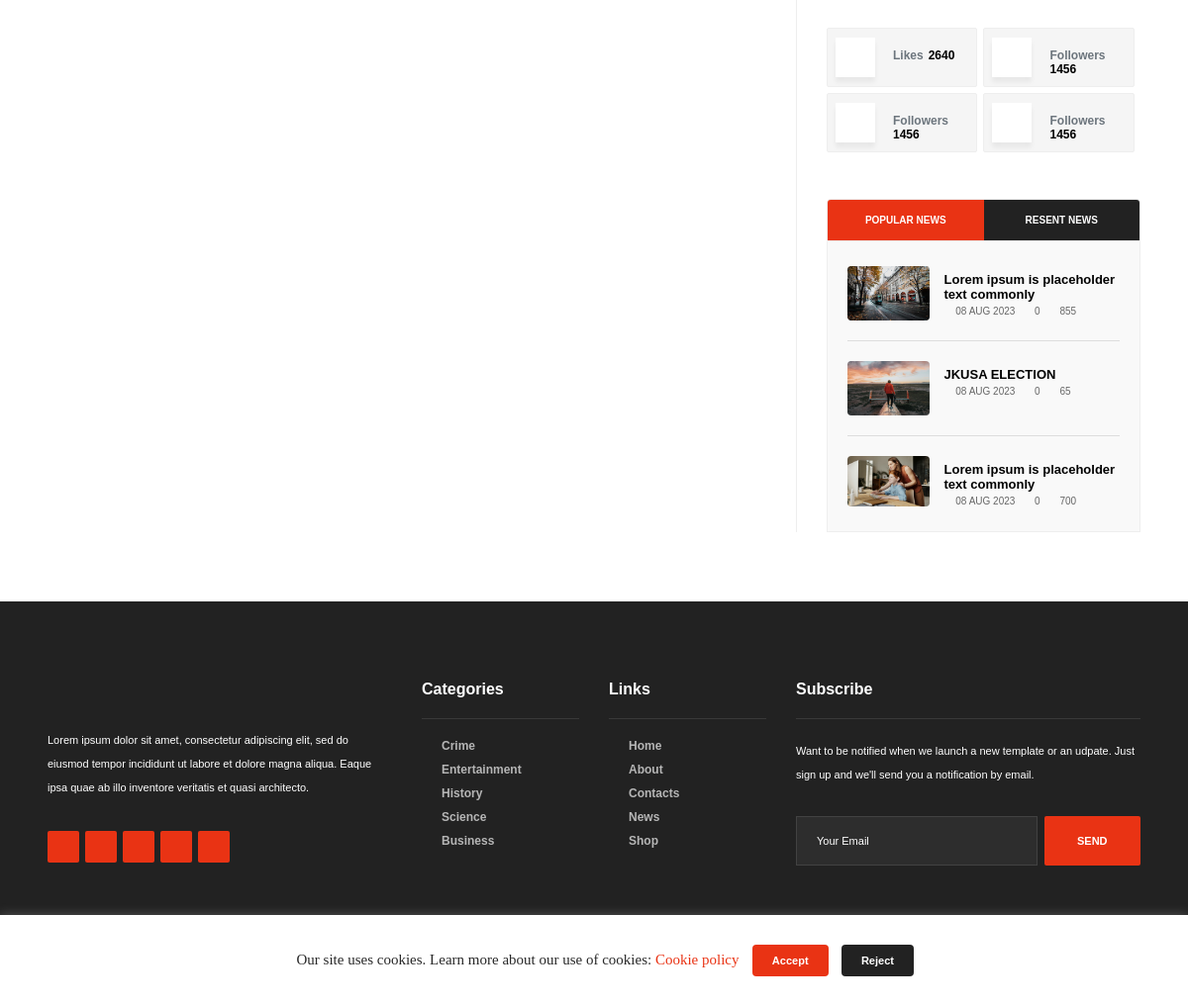
/category/sports/3/JECKONIA-ehwrh5re/ (lower part), run on an earlier commit of the app's database.
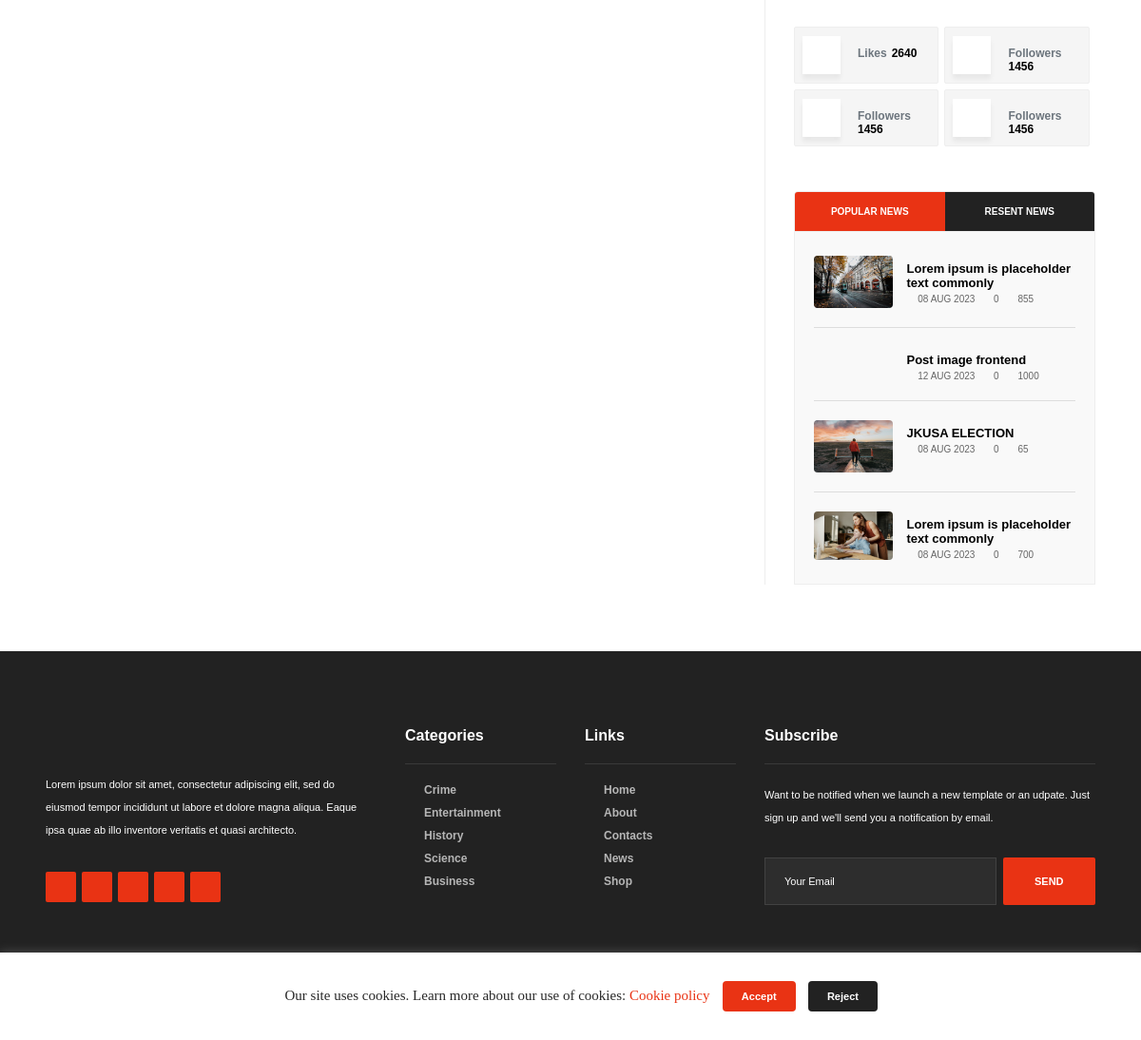
And on a later commit of the database.
### posts/models.py (models this page shows, shortened)
class Post(models.Model):
    writer = models.ForeignKey(
        Profile,
        on_delete=models.SET_NULL,
        blank=True,
        null=True,
        related_name="post_author",
    )
    topic = models.ForeignKey(
        Topic,
        on_delete=models.CASCADE,
        related_name="topic_posts",
    )
    title = models.CharField(max_length=100)
    is_editors_choice = models.BooleanField(default=False)
    slug = models.SlugField(max_length=100, blank=True, null=True)
    tags = models.ManyToManyField(Tag, related_name="post_tags", blank=True)
    content = RichTextField(config_name="default")
    createdAt = models.DateTimeField(auto_now_add=True)
    updatedAt = models.DateTimeField(auto_now=True)
    summary = models.TextField(
        max_length=300, blank=True, null=True, help_text="summary of the blog post"
    )
    image = models.ImageField(upload_to="posts/")
    views = models.IntegerField(default=1)
    bg_image = models.ImageField(upload_to="bg_posts/", blank=True, null=True)
    is_approved = models.BooleanField(default=False)
    objects = PostManger()
    @property
    def comments(self):
        return self.get_comments().count()
    class Meta:
        get_latest_by = "createdAt"
    def get_absolute_url(self, **kwargs):
        return reverse("posts:post_detail", kwargs={"pk": self.pk, "slug": self.slug})
    def get_comments(self):
        return self.post_comments.all()

### category/models.py (models this page shows, shortened)
class Category(models.Model):
    name = models.CharField(max_length=100, unique=True)
    slug = models.SlugField(max_length=100, blank=True, null=True)
    image = models.ImageField(upload_to="category/")
    class Meta:
        verbose_name = "Category"
        verbose_name= "Category"

### category/views.py (the view)
# urls.py: path("<category_slug>/<pk>/<sub_category_slug>/", views.SubCategoryListView.as_view(), name="sub_category_detail")
class SubCategoryListView(generic.TemplateView):
    template_name = "pages/category.html"
    posts = Post
    queryset = SubCategory
    def get_object(self,**kwargs):
        return self.queryset.objects.get(category__name__icontains=kwargs.get("category_slug"),id=kwargs.get("pk"))
    def get_related_posts(self,**kwargs):
        return self.posts.objects.filter(topic__sub_category__name__icontains=self.get_object(**kwargs).name).all()
    def get_context_data(self, **kwargs):
        context = super(SubCategoryListView, self).get_context_data(**kwargs)
        context['sub'] = self.get_object(**kwargs)
        context['posts'] = self.get_related_posts(**kwargs).order_by("?").order_by("-createdAt")[:10]
        return context

### templates/pages/category.html (shortened to what this page needs)
{% extends "base.html" %} {% load static %}
{% block content %}
<section>
    <div class="container">
        <div class="row">
            {% include  "shared/posts/posts_right.html" %}
        </div>
    </div>
</section>
{% endblock content %}

### templates/base.html (shortened to what this page needs)
<!DOCTYPE html>
{% load static %}
<html lang="en">
  <head>
    <link
      type="text/css"
      rel="stylesheet"
      href="{% static 'css/plugins.css' %}"
    />
    <link
      type="text/css"
      rel="stylesheet"
      href="{% static 'css/style.css' %}"
    />
    <link
      type="text/css"
      rel="stylesheet"
      href="{% static 'css/color.css' %}"
    />
  </head>
  <body>
    <div id="main">
      <div id="wrapper">
        <div class="content">
        {% block content %} {% endblock content %}
      </div>
        {% include "common/footer.html" %}
      </div>
      <div class="cookie-info-bar">
        <div class="container">
          <div class="cookie-info-bar_title">
            <i class="fal fa-cookie"></i>Our site uses cookies. Learn more about
            our use of cookies: <a href="#">Cookie policy</a>
          </div>
          <a href="#" class="sicb_btn color-bg">Accept</a>
          <a href="#" class="sicb_btn">Reject</a>
        </div>
      </div>
    </div>
  </body>
</html>

### templates/common/header.html (shortened to what this page needs)
{% load static %}

### templates/pages/sections/sub_category.html (shortened to what this page needs)
{% load static  %}

### templates/shared/posts/posts_right.html (shortened to what this page needs)
{% load static %}
<div class="col-md-4">
    <div class="sidebar-content fl-wrap fixed-bar">
        <div class="box-widget fl-wrap">
            <div class="box-widget-content">
                <div class="social-widget">
                    <a href="#" target="_blank" class="facebook-soc">
                    <i class="fab fa-facebook-f"></i>
                    <span class="soc-widget-title">Likes</span>
                    <span class="soc-widget_counter">2640</span>
                    </a>
                    <a href="#" target="_blank" class="twitter-soc">
                    <i class="fab fa-twitter"></i>
                    <span class="soc-widget-title">Followers</span>
                    <span class="soc-widget_counter">1456</span>
                    </a>
                    <a href="#" target="_blank" class="youtube-soc">
                    <i class="fab fa-youtube"></i>
                    <span class="soc-widget-title">Followers</span>
                    <span class="soc-widget_counter">1456</span>
                    </a>
                    <a href="#" target="_blank" class="instagram-soc">
                    <i class="fab fa-instagram"></i>
                    <span class="soc-widget-title">Followers</span>
                    <span class="soc-widget_counter">1456</span>
                    </a>
                </div>
            </div>
        </div>
        <div class="box-widget fl-wrap">
            <div class="box-widget-content">
                <div class="content-tabs-wrap tabs-act tabs-widget fl-wrap">
                    <div class="content-tabs fl-wrap">
                        <ul class="tabs-menu fl-wrap no-list-style">
                            <li class="current"><a href="#tab-popular"> Popular News </a></li>
                            <li><a href="#tab-resent">Resent News</a></li>
                        </ul>
                    </div>
                    <div class="tabs-container">
                        <div class="tab">
                            {% if popular %}
                            <div id="tab-popular" class="tab-content first-tab">
                                <div class="post-widget-container fl-wrap">
                                    {% for post in popular %}
                                    <div class="post-widget-item fl-wrap">
                                        <div class="post-widget-item-media">
                                            <a href="{{post.get_absolute_url}}"><img src="{{post.image.url}}"  alt=""></a>
                                        </div>
                                        <div class="post-widget-item-content">
                                            <h4><a href="{{post.get_absolute_url}}">{{post.title|truncatewords:"10"}}</a></h4>
                                            <ul class="pwic_opt">
                                                <li><span><i class="far fa-clock"></i>{{post.createdAt|date:"d M Y"}}</span></li>
                                                <li><span><i class="far fa-comments-alt"></i>{{post.comments}}</span></li>
                                                <li><span><i class="fal fa-eye"></i>{{post.views}}</span></li>
                                            </ul>
                                        </div>
                                    </div>
                                    {% endfor %}
                                </div>
                            </div>
                            {% endif %}
                        </div>
                    </div>
                </div>
            </div>
        </div>
    </div>
</div>

### templates/common/footer.html (shortened to what this page needs)
{% load static %}
<footer class="fl-wrap main-footer">
    <div class="container">
        <div class="footer-widget-wrap fl-wrap">
            <div class="row">
                <div class="col-md-4">
                    <div class="footer-widget">
                        <div class="footer-widget-content">
                            <a href="{% url 'posts:home' %}" class="footer-logo"><img src="{% static 'images/logo2.png' %}" alt=""></a>
                            <p>Lorem ipsum dolor sit amet, consectetur adipiscing elit, sed do eiusmod tempor incididunt ut labore et dolore magna aliqua. Eaque ipsa quae ab illo inventore veritatis et quasi architecto. </p>
                            <div class="footer-social fl-wrap">
                                <ul>
                                    <li><a href="#" target="_blank"><i class="fab fa-facebook-f"></i></a></li>
                                    <li><a href="#" target="_blank"><i class="fab fa-twitter"></i></a></li>
                                    <li><a href="#" target="_blank"><i class="fab fa-instagram"></i></a></li>
                                    <li><a href="#" target="_blank"><i class="fab fa-vk"></i></a></li>
                                    <li><a href="#" target="_blank"><i class="fab fa-pinterest-p"></i></a></li>
                                </ul>
                            </div>
                        </div>
                    </div>
                </div>
                <div class="col-md-2">
                    <div class="footer-widget">
                        <div class="footer-widget-title">Categories </div>
                        <div class="footer-widget-content">
                            <div class="footer-list footer-box fl-wrap">
                                {% if footer_categories %}
                                <ul>
                                    {% for footer_link in footer_categories %}
                                    <li> <a href="#">{{footer_link.name }}</a></li>
                                   {% endfor %}
                                </ul>
                                {% endif %}
                            </div>
                        </div>
                    </div>
                </div>
                <div class="col-md-2">
                    <div class="footer-widget">
                        <div class="footer-widget-title">Links</div>
                        <div class="footer-widget-content">
                            <div class="footer-list footer-box fl-wrap">
                                <ul>
                                    <li> <a href="{% url 'posts:home' %}">Home</a></li>
                                    <li> <a href="{% url 'about' %}">About</a></li>
                                    <li> <a href="{% url 'contact' %}">Contacts</a></li>
                                    <li> <a href="#">News</a></li>
                                    <li> <a href="#">Shop</a></li>
                                </ul>
                            </div>
                        </div>
                    </div>
                </div>
                <div class="col-md-4">
                    <div class="footer-widget">
                        <div class="footer-widget-title">Subscribe</div>
                        <div class="footer-widget-content">
                            <div class="subcribe-form fl-wrap">
                                <p>Want to be notified when we launch a new template or an udpate. Just sign up and we'll send you a notification by email.</p>
                                <form id="subscribe" class="fl-wrap">
                                    <input class="enteremail" name="email" id="subscribe-email" placeholder="Your Email" spellcheck="false" type="text">
                                    <button type="submit" id="subscribe-button" class="subscribe-button color-bg">Send </button>
                                </form>
                            </div>
                        </div>
                    </div>
                </div>
            </div>
        </div>
    </div>
    <div class="footer-bottom fl-wrap">
        <div class="container">
            <div class="copyright"><span>&#169; Gmag 2022</span> . All rights reserved. </div>
            <div class="to-top"> </div>
            <div class="subfooter-nav">
                <ul>
                    <li><a href="#">Terms & Conditions</a></li>
                    <li><a href="#">Privacy Policy</a></li>
                </ul>
            </div>
        </div>
    </div>
</footer>

What changed in the data, as far as the page shows it:
added Post: title "Post image frontend", createdAt "12 AUG 2023", comments "0", views "1000"
